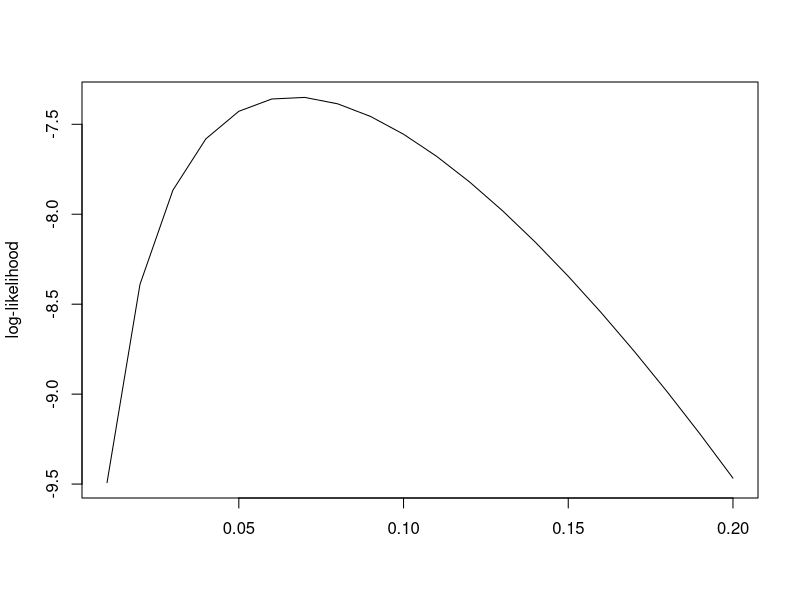

The R script that drew this image:
## ---- chunk 1
set.seed(1234)
## ---- chunk 2
p = seq(from=0.01, to=0.2, by=0.01)
y = 2 * log(p) + 28 * log(1-p)
plot(p, y, xlab="", ylab="log-likelihood", type="l")
